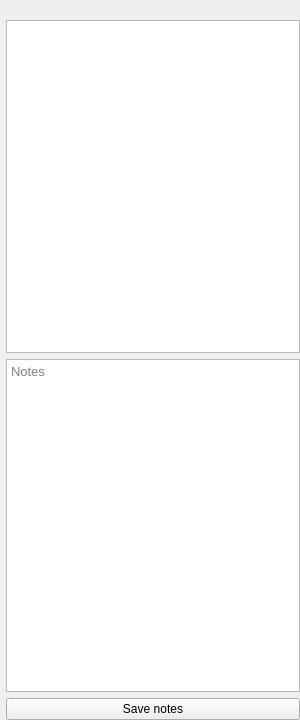
<?xml version="1.0" encoding="UTF-8"?>
<ui version="4.0">
 <class>RightPanel</class>
 <widget class="QWidget" name="RightPanel">
  <property name="geometry">
   <rect>
    <x>0</x>
    <y>0</y>
    <width>300</width>
    <height>720</height>
   </rect>
  </property>
  <property name="sizePolicy">
   <sizepolicy hsizetype="Expanding" vsizetype="Expanding">
    <horstretch>0</horstretch>
    <verstretch>0</verstretch>
   </sizepolicy>
  </property>
  <property name="windowTitle">
   <string>Form</string>
  </property>
  <layout class="QVBoxLayout" name="rightPanelVertLayout">
   <property name="leftMargin">
    <number>6</number>
   </property>
   <property name="topMargin">
    <number>0</number>
   </property>
   <property name="rightMargin">
    <number>0</number>
   </property>
   <property name="bottomMargin">
    <number>0</number>
   </property>
   <item>
    <widget class="QLabel" name="thumbnail">
     <property name="sizePolicy">
      <sizepolicy hsizetype="Preferred" vsizetype="Preferred">
       <horstretch>0</horstretch>
       <verstretch>0</verstretch>
      </sizepolicy>
     </property>
     <property name="frameShape">
      <enum>QFrame::NoFrame</enum>
     </property>
     <property name="text">
      <string/>
     </property>
     <property name="scaledContents">
      <bool>false</bool>
     </property>
     <property name="alignment">
      <set>Qt::AlignLeading|Qt::AlignLeft|Qt::AlignTop</set>
     </property>
     <property name="textInteractionFlags">
      <set>Qt::NoTextInteraction</set>
     </property>
    </widget>
   </item>
   <item>
    <widget class="QTextBrowser" name="videoDetails">
     <property name="sizePolicy">
      <sizepolicy hsizetype="Preferred" vsizetype="Expanding">
       <horstretch>0</horstretch>
       <verstretch>0</verstretch>
      </sizepolicy>
     </property>
     <property name="font">
      <font>
       <family>Segoe UI</family>
       <pointsize>10</pointsize>
       <stylestrategy>PreferAntialias</stylestrategy>
      </font>
     </property>
     <property name="openExternalLinks">
      <bool>true</bool>
     </property>
    </widget>
   </item>
   <item>
    <widget class="QTextEdit" name="notes">
     <property name="sizePolicy">
      <sizepolicy hsizetype="Preferred" vsizetype="Expanding">
       <horstretch>0</horstretch>
       <verstretch>0</verstretch>
      </sizepolicy>
     </property>
     <property name="font">
      <font>
       <family>Segoe UI</family>
       <pointsize>10</pointsize>
       <stylestrategy>PreferAntialias</stylestrategy>
      </font>
     </property>
     <property name="textInteractionFlags">
      <set>Qt::LinksAccessibleByKeyboard|Qt::LinksAccessibleByMouse|Qt::TextBrowserInteraction|Qt::TextEditable|Qt::TextEditorInteraction|Qt::TextSelectableByKeyboard|Qt::TextSelectableByMouse</set>
     </property>
     <property name="placeholderText">
      <string>Notes</string>
     </property>
    </widget>
   </item>
   <item>
    <widget class="QPushButton" name="notesSaveButton">
     <property name="text">
      <string>Save notes</string>
     </property>
    </widget>
   </item>
  </layout>
 </widget>
 <resources/>
 <connections/>
</ui>
